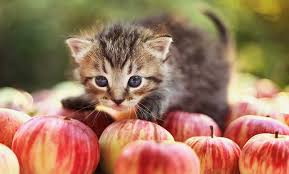
#> input picture camera/catndapple.jpg, 289 x 174 px, given in place of the camera
$ python main.py
#> lines starting #> are read from the running program, lines starting #| are printed output that depends on the picture; after the words box and inside, x2 and y2 are one past the last pixel; in counts of white or black regions, pixels touching at a corner belong together
#> further down, frame is the input picture: shape (174, 289, 3); mean B, G, R 94, 120, 159
### newCam/colorlabler.py

# import the necessary packages
from scipy.spatial import distance as dist
from collections import OrderedDict
import numpy as np
import cv2
class ColorLabeler:
	def __init__(self):
		# initialize the colors dictionary, containing the color
		# name as the key and the RGB tuple as the value
		colors = OrderedDict({
			"red": (255, 0, 0),
			"green": (0, 255, 0),
			"blue": (0, 0, 255)})
		# allocate memory for the L*a*b* image, then initialize
		# the color names list
		self.lab = np.zeros((len(colors), 1, 3), dtype="uint8")
		self.colorNames = []
		# loop over the colors dictionary
		for (i, (name, rgb)) in enumerate(colors.items()):
			# update the L*a*b* array and the color names list
			self.lab[i] = rgb
			self.colorNames.append(name)
		# convert the L*a*b* array from the RGB color space
		# to L*a*b*
		self.lab = cv2.cvtColor(self.lab, cv2.COLOR_RGB2LAB)


	# [20 lines left out: function label, not called in this run]

### newCam/motor_treiber.py
#/usr/bin/python

from email.utils import encode_rfc2231
from time import sleep
import gpiozero as g0

class driver:
    def __init__(self):
        self.in1 = g0.OutputDevice(4)
        self.in2 = g0.OutputDevice(17)
        self.en1 = g0.PWMLED(19)
        self.in3 = g0.OutputDevice(5)
        self.in4 = g0.OutputDevice(6)
        self.en2 = g0.PWMLED(13)


    # [111 lines left out: functions linksdrehen, rechtsdrehen, ruckwarts, vorwarts, linkskurvevorwarts, rechtskurvorwarts and 2 more, not called in this run]

    def motoraus(self):
        self.en1.off()
        self.en2.off()


    # [25 lines left out: function drivecontrol, not called in this run]


# [9 lines that do not run on import are left out]

    # [20 lines of commented-out code are left out]

### newCam/main.py
# This is a sample Python script.

# Press Umschalt+F10 to execute it or replace it with your code.
# Press Double Shift to search everywhere for classes, files, tool windows, actions, and settings.

import cv2
import time
import numpy as np
import glob
from colorlabler import ColorLabeler
import motor_treiber

def increase_brightness(img, value=30):
#> called with value = 30
    hsv = cv2.cvtColor(img, cv2.COLOR_BGR2HSV)
#> hsv: shape (174, 289, 3); mean H, S, V 31.5, 108.6, 160.3
    h, s, v = cv2.split(hsv)
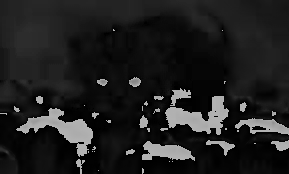
#> h: shape (174, 289); min 0, max 179, mean 31.5
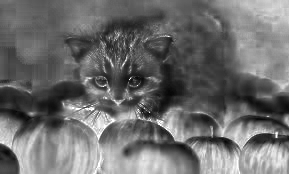
#> s: shape (174, 289); min 5, max 255, mean 108.6

    lim = 255 - value
    v[v > lim] = 255
#> v: shape (174, 289); min 11, max 255, mean 163.3
    v[v <= lim] += value
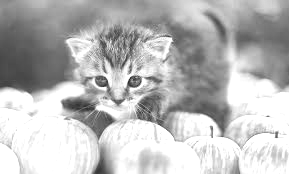
#> v: shape (174, 289); min 41, max 255, mean 186.7

    final_hsv = cv2.merge((h, s, v))
#> final_hsv: shape (174, 289, 3); mean H, S, V 31.5, 108.6, 186.7
    img = cv2.cvtColor(final_hsv, cv2.COLOR_HSV2BGR)
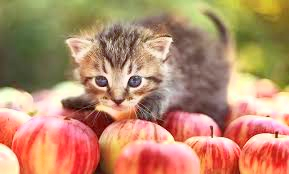
#> img: shape (174, 289, 3); mean B, G, R 108.4, 139.9, 184.9
    return img


def proc_image(image_name):
    # Load image, grayscale, adaptive threshold
    #image = cv2.imread(image_name)
    image = image_name

    result = image.copy()
    gray = cv2.cvtColor(image,cv2.COLOR_BGR2GRAY)
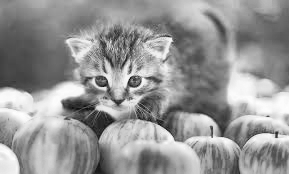
#> gray: shape (174, 289); min 12, max 254, mean 149.8
    thresh = cv2.adaptiveThreshold(gray,255,cv2.ADAPTIVE_THRESH_GAUSSIAN_C, cv2.THRESH_BINARY_INV,51,9)
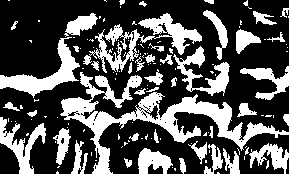
#> thresh: shape (174, 289); 32.1% white; 139 white regions (96 under 20 px)

    # Fill rectangular contours
    cnts = cv2.findContours(thresh, cv2.RETR_EXTERNAL, cv2.CHAIN_APPROX_SIMPLE)
#> cnts = 139 contours, 104 with area under 20; largest, box (x1, y1, x2, y2) and area: (60, 72, 289, 174) 4504, (83, 13, 202, 73) 1624, (0, 37, 80, 98) 1283, (173, 46, 230, 96) 810, (0, 117, 46, 174) 806
    cnts = cnts[0] if len(cnts) == 2 else cnts[1]
    for c in cnts:
        cv2.drawContours(thresh, [c], -1, (255,255,255), -1)
#> this loop made 139 passes
#> c on passes 1, 3, 4, 5, 7, 8, 11, 12, 13, 18, 19, 22: [[217, 172], [217, 173], [219, 173], [218, 172]], [[174, 168], [174, 169], [175, 170], [175, 168]], [[172, 167]], [[58, 166], [57, 167], [58, 167], [59, 166]], [[205, 160], [205, 162], [206, 162], [206, 160]], [[95, 160], [96, 160]], [[244, 156], [244, 159]], [[91, 152], [91, 155]], [[209, 150], [209, 152]], [[246, 146], [245, 147]], [[122, 146], [121, 147]], [[191, 143]]
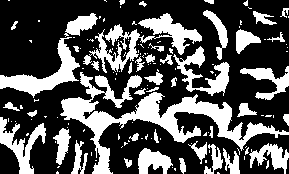
#> thresh: shape (174, 289); 32.8% white; 139 white regions (96 under 20 px), largest, box (x1, y1, x2, y2) and area: (60, 72, 289, 174) 5123, (83, 13, 202, 73) 2025, (0, 37, 80, 98) 1414

    # Morph open
    kernel = cv2.getStructuringElement(cv2.MORPH_RECT, (9,9))
    opening = cv2.morphologyEx(thresh, cv2.MORPH_OPEN, kernel, iterations=4)
#> opening: shape (174, 289); every value is 0

    # Draw rectangles
    cnts = cv2.findContours(opening, cv2.RETR_EXTERNAL, cv2.CHAIN_APPROX_SIMPLE)
#> cnts = 0 contours
    cnts = cnts[0] if len(cnts) == 2 else cnts[1]
#> cnts = []
    cl = ColorLabeler()
#> in __init__, `self.lab = cv2.cvtColor(self.lab, cv2.COLOR_RGB2LAB)`: self.lab = [[136, 208, 195], [224, 42, 211], [82, 207, 20]]
    clist = []

    for c in cnts:
        x,y,w,h = cv2.boundingRect(c)
        #cv2.rectangle(image, (x, y), (x + w, y + h), (36,255,12), 3)
        cX = int(x + w/2)
        cY = int(y + h/2)
        color = cl.label(image, c)
        #print(type(color))
        if color != "blue":
            clist.append(c)
#> this loop made 0 passes
#> after the loop, clist = []
        #print(color)

    c2 = tuple(clist)
#> c2 = ()
    cv2.line(image, (310, 240), (330, 240), (0, 0, 255), 2)
    cv2.line(image, (320, 230), (320, 250), (0, 0, 255), 2)
    oX = 9999
    for c in c2:
        x,y,w,h = cv2.boundingRect(c)
        #cv2.rectangle(image, (x, y), (x + w, y + h), (36,255,12), 3)
        cX = int(x + w/2)
        cY = int(y + h/2)
        color = cl.label(image, c)
        cv2.circle(image, (cX, cY), 7, (255, 255, 0), -1)

        oX = cX - 320

    return image, oX

if __name__ == '__main__':

    cap = cv2.VideoCapture(0)

    roboterwheel = motor_treiber.driver()

    # Check if the webcam is opened correctly
    if not cap.isOpened():
        raise IOError("Cannot open webcam")

    while True:
        ret, frame = cap.read()
        frame = increase_brightness(frame, value=30)
        i, o = proc_image(frame)
#> o = 9999
        print(o)
#| 9999
        # cv2.imshow('Output', i)
        if o < -20:
            roboterwheel.drivecontrol("links", 0.4, 2)
        # motor_treiber.roboter.drivecontrol("links",speed,2)
        if cv2.waitKey(1) & 0xFF == ord('q'):
#> (key q is pressed here)
            break

    cap.release()
    cv2.destroyAllWindows()

$ run again, on camera/cute-kittens.jpg
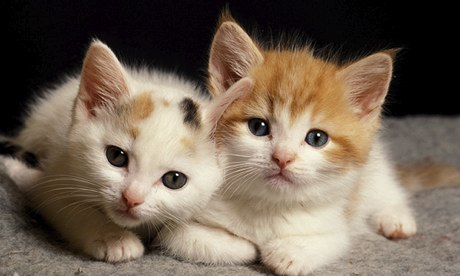
#> input picture camera/cute-kittens.jpg, 460 x 276 px, given in place of the camera
#> frame is the input picture: shape (276, 460, 3); mean B, G, R 85.9, 101.2, 116.1
#> hsv: shape (276, 460, 3); mean H, S, V 30.6, 77, 116.3
#> final_hsv: shape (276, 460, 3); mean H, S, V 30.6, 77, 145.8
#> in proc_image, `thresh = cv2.adaptiveThreshold(gray,255,cv2.ADAPTIVE_THRESH_GAUSSIAN_C..`:
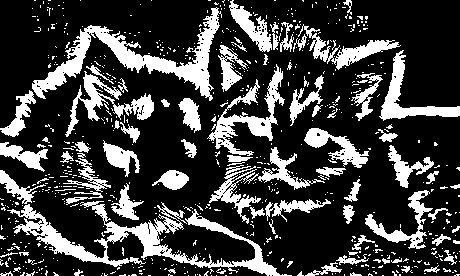
#> thresh: shape (276, 460); 24.5% white; 690 white regions (607 under 20 px)
#> in proc_image, `cnts = cv2.findContours(thresh, cv2.RETR_EXTERNAL, cv2.CHAIN_APPROX_SI..`: cnts = 690 contours, 637 with area under 20; largest, box (x1, y1, x2, y2) and area: (7, 201, 292, 276) 3954, (32, 7, 222, 101) 3586, (207, 64, 285, 156) 1611, (379, 50, 460, 121) 1258, (65, 71, 154, 137) 1209
#> the loop in proc_image, `for c in cnts:` made 690 passes
#> c on passes 1 to 3: [[382, 275], [383, 275]], [[225, 275], [226, 275]], [[216, 275]]
#> after the loop in proc_image, `for c in cnts:`:
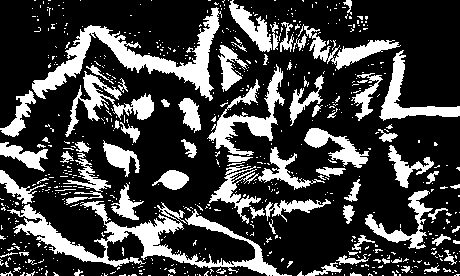
#> thresh: shape (276, 460); 25.1% white; 690 white regions (607 under 20 px), largest, box (x1, y1, x2, y2) and area: (7, 201, 292, 276) 4813, (32, 7, 222, 101) 4053, (207, 64, 285, 156) 1934
#> opening: shape (276, 460); every value is 0
#> in proc_image, `cnts = cv2.findContours(opening, cv2.RETR_EXTERNAL, cv2.CHAIN_APPROX_S..`: cnts = 0 contours
#> in proc_image, `cnts = cnts[0] if len(cnts) == 2 else cnts[1]`: cnts = []
#> self.lab = [[136, 208, 195], [224, 42, 211], [82, 207, 20]]
#> after the loop in proc_image, `for c in cnts:`: clist = []
#> c2 = ()
#> o = 9999
#| 9999

$ run again, on camera/download.jpg
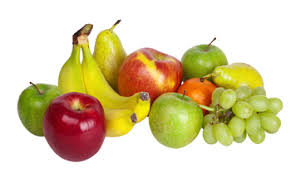
#> input picture camera/download.jpg, 291 x 173 px, given in place of the camera
#> frame is the input picture: shape (173, 291, 3); mean B, G, R 165.9, 205.9, 219.6
#> hsv: shape (173, 291, 3); mean H, S, V 26.4, 82.1, 222.3
#> final_hsv: shape (173, 291, 3); mean H, S, V 26.4, 82.1, 235.1
#> in proc_image, `cnts = cv2.findContours(thresh, cv2.RETR_EXTERNAL, cv2.CHAIN_APPROX_SI..`: cnts = 51 contours, 43 with area under 20; largest, box (x1, y1, x2, y2) and area: (92, 19, 281, 148) 5842, (18, 82, 109, 162) 3793, (58, 24, 93, 88) 472, (234, 63, 263, 85) 182, (263, 97, 283, 110) 70, (129, 113, 141, 126) 56, (114, 128, 130, 136) 24, (139, 94, 147, 101) 22
#> the loop in proc_image, `for c in cnts:` made 51 passes
#> c on passes 2, 3, 5, 6, 7, 8, 9, 10: [[206, 133]], [[174, 129]], [[167, 127], [168, 128], [167, 129], [168, 128]], [[174, 124]], [[167, 123]], [[169, 121], [169, 124]], [[128, 121], [128, 122], [129, 123], [128, 122]], [[145, 116]]
#> opening: shape (173, 291); 4.2% white; 1 white region
#> in proc_image, `cnts = cv2.findContours(opening, cv2.RETR_EXTERNAL, cv2.CHAIN_APPROX_S..`: cnts = 1 contour; box (x1, y1, x2, y2) and area: (50, 113, 101, 156) 2036
#> self.lab = [[136, 208, 195], [224, 42, 211], [82, 207, 20]]
#> the loop in proc_image, `for c in cnts:` made 1 pass
#> (x, y, w, h, cX, cY, color) on pass 1: (50, 113, 51, 43, 75, 134, 'green')
#> after the loop in proc_image, `for c in cnts:`: clist has the same summary as cnts
#> c2 has the same summary as cnts
#> the loop in proc_image, `for c in c2:` made 1 pass
#> after the loop in proc_image, `for c in c2:`:
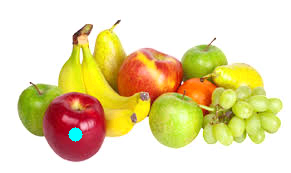
#> image: shape (173, 291, 3); mean B, G, R 170.1, 216.4, 231.3
#> o = -245
#| -245
